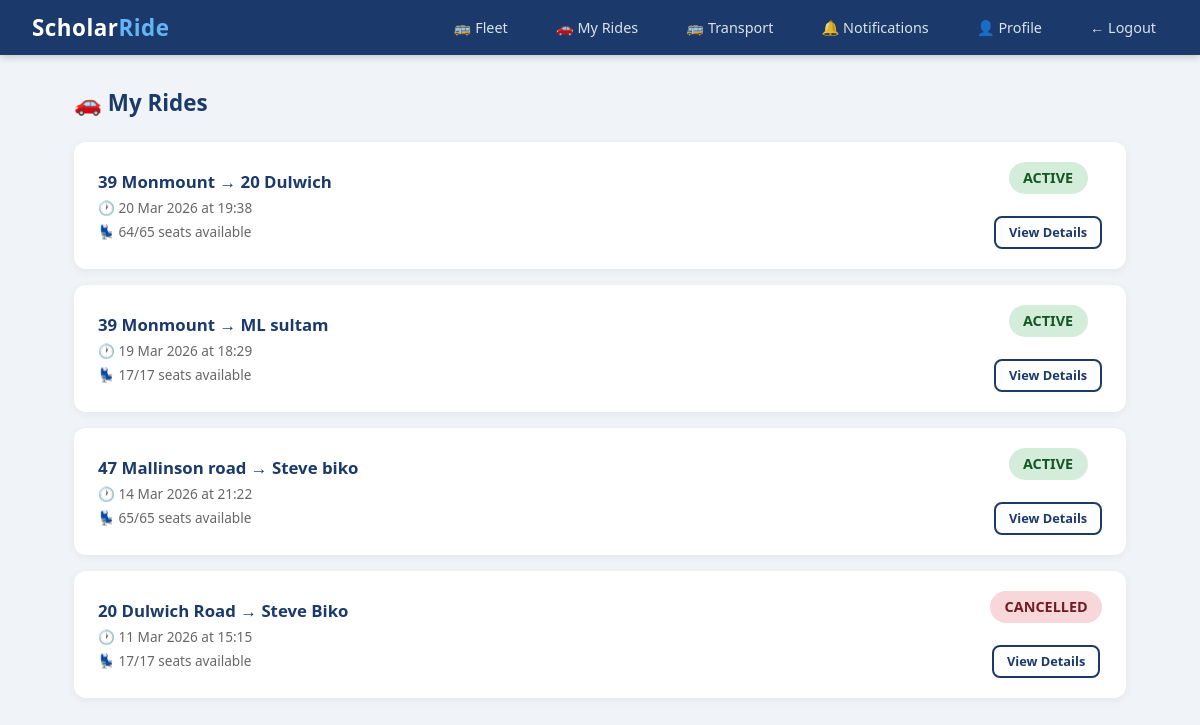
Before: /rides/my (signed in) with the older database file.
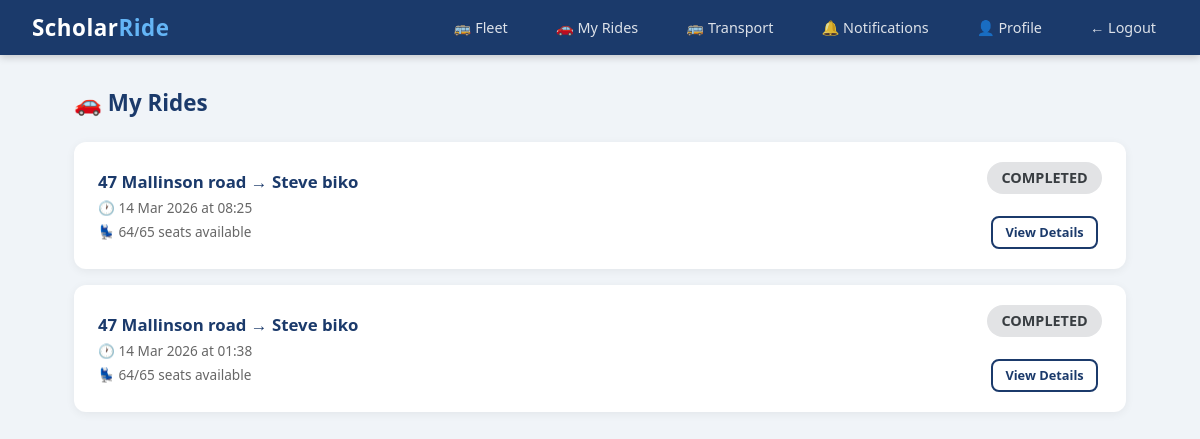
After: the same page with the newer database file.
### scholar_ride/models.py (models this page shows)
class Ride(db.Model):
    id = db.Column(db.Integer, primary_key=True)
    driver_id = db.Column(db.Integer, db.ForeignKey('user.id'), nullable=False)
    origin = db.Column(db.String(200), nullable=False)
    destination = db.Column(db.String(200), nullable=False)
    departure_time = db.Column(db.DateTime, nullable=False)
    available_seats = db.Column(db.Integer, nullable=False)
    total_seats = db.Column(db.Integer, nullable=False)
    status = db.Column(db.String(20), default='active')
    created_at = db.Column(db.DateTime, default=datetime.utcnow)
    bookings = db.relationship('Booking', backref='ride', lazy=True)
    vehicle_type = db.Column(db.String(50), nullable=True)
    vehicle_model = db.Column(db.String(100), nullable=True)
    registration_number = db.Column(db.String(20), nullable=True)

### scholar_ride/routes/rides.py (the view)
@rides.route('/rides/my')
@login_required
def my_rides():
    all_rides = Ride.query.filter_by(
        driver_id=current_user.id
    ).order_by(Ride.departure_time.desc()).all()
    return render_template('rides/my_rides.html', rides=all_rides)

### scholar_ride/models.py (called while the page is built)
@login_manager.user_loader
def load_user(user_id):
    return User.query.get(int(user_id))

### scholar_ride/templates/rides/my_rides.html
{% extends "base.html" %}
{% block content %}
<div class="page-header d-flex justify-between align-center">
    <h4>🚗 My Rides</h4>
</div>
{% if rides %}
    {% for ride in rides %}
    <div class="ride-card">
        <div>
            <div class="ride-route">
                {{ ride.origin }} → {{ ride.destination }}
            </div>
            <div class="ride-meta">
                🕐 {{ ride.departure_time.strftime('%d %b %Y at %H:%M') }}
            </div>
            <div class="ride-meta">
                💺 {{ ride.available_seats }}/{{ ride.total_seats }} seats available
            </div>
        </div>
        <div class="text-center">
            <span class="badge
                {% if ride.status == 'active' %}badge-success
                {% elif ride.status == 'cancelled' %}badge-danger
                {% elif ride.status == 'delayed' %}badge-warning
                {% elif ride.status == 'completed' %}badge-secondary
                {% elif ride.status == 'breakdown' %}badge-danger
                {% else %}badge-info{% endif %}"
                style="font-size:0.9rem; padding:0.4rem 0.9rem;">
                {{ ride.status | upper }}
            </span>
            <br><br>
            <a href="/rides/{{ ride.id }}" class="btn btn-outline btn-sm">
                View Details
            </a>
        </div>
    </div>
    {% endfor %}
{% else %}
<div class="empty-state">
        <div class="empty-icon">🚌</div>
        <p>You have no ride at the moment.</p>
        <a href="/admin/fleet" class="btn btn-primary">🚌 Select a Vehicle from Fleet</a>
    </div>
{% endif %}
{% endblock %}

Changed rows visible on the page:
removed Ride: origin "39 Monmount", destination "20 Dulwich", departure_time "20 Mar 2026 at 19:38", available_seats "64", total_seats "65", status "ACTIVE"
removed Ride: origin "39 Monmount", destination "ML sultam", departure_time "19 Mar 2026 at 18:29", available_seats "17", total_seats "17", status "ACTIVE"
removed Ride: origin "47 Mallinson road", destination "Steve biko", departure_time "14 Mar 2026 at 21:22", available_seats "65", total_seats "65", status "ACTIVE"
changed Ride: origin "20 Dulwich Road" → "47 Mallinson road"; destination "Steve Biko" → "Steve biko"; departure_time "11 Mar 2026 at 15:15" → "14 Mar 2026 at 08:25"; available_seats "17" → "64"; total_seats "17" → "65"; status "CANCELLED" → "COMPLETED"
added Ride: origin "47 Mallinson road", destination "Steve biko", departure_time "14 Mar 2026 at 01:38", available_seats "64", total_seats "65", status "COMPLETED"
